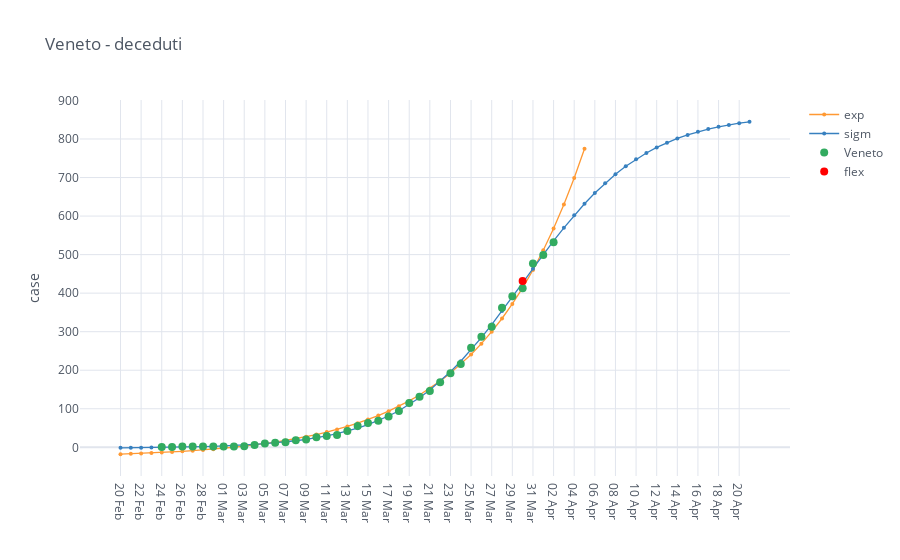

Source (notebook cell):
### Code cell
category = 'deceduti'
total_cases = io.italy_regions_filter_by_category(regions, category)

mpl.iplot_analysis_plot(total_cases, title=region+' - '+category, log_fitting=False)

### Figure 1 — Plotly figure (JSON) as saved in the notebook; plotly's stock layout.template omitted (floating-point values rounded to 4 significant figures)
{"data": [{"line": {"color": "rgba(255, 153, 51, 1.0)", "dash": "solid", "shape": "linear", "width": 1.3}, "marker": {"size": 4, "symbol": "circle"}, "mode": "lines+markers", "name": "exp", "text": "", "type": "scatter", "x": ["20 Feb", "21 Feb", "22 Feb", "23 Feb", "24 Feb", "25 Feb", "26 Feb", "27 Feb", "28 Feb", "29 Feb", "01 Mar", "02 Mar", "03 Mar", "04 Mar", "05 Mar", "06 Mar", "07 Mar", "08 Mar", "09 Mar", "10 Mar", "11 Mar", "12 Mar", "13 Mar", "14 Mar", "15 Mar", "16 Mar", "17 Mar", "18 Mar", "19 Mar", "20 Mar", "21 Mar", "22 Mar", "23 Mar", "24 Mar", "25 Mar", "26 Mar", "27 Mar", "28 Mar", "29 Mar", "30 Mar", "31 Mar", "01 Apr", "02 Apr", "03 Apr", "04 Apr", "05 Apr", "06 Apr", "07 Apr", "08 Apr", "09 Apr", "10 Apr", "11 Apr", "12 Apr", "13 Apr", "14 Apr", "15 Apr", "16 Apr", "17 Apr", "18 Apr", "19 Apr", "20 Apr", "21 Apr"], "y": [-17.91, -16.96, -15.91, -14.76, -13.48, -12.07, -10.5, -8.781, -6.876, -4.772, -2.447, 0.1213, 2.959, 6.093, 9.556, 13.38, 17.61, 22.28, 27.44, 33.14, 39.43, 46.39, 54.07, 62.56, 71.94, 82.3, 93.75, 106.4, 120.4, 135.8, 152.9, 171.7, 192.5, 215.5, 240.9, 269.0, 300.0, 334.2, 372.1, 413.9, 460.1, 511.1, 567.5, 629.8, 698.6, 774.6, "", "", "", "", "", "", "", "", "", "", "", "", "", "", "", ""]}, {"line": {"color": "rgba(55, 128, 191, 1.0)", "dash": "solid", "shape": "linear", "width": 1.3}, "marker": {"size": 4, "symbol": "circle"}, "mode": "lines+markers", "name": "sigm", "text": "", "type": "scatter", "x": ["20 Feb", "21 Feb", "22 Feb", "23 Feb", "24 Feb", "25 Feb", "26 Feb", "27 Feb", "28 Feb", "29 Feb", "01 Mar", "02 Mar", "03 Mar", "04 Mar", "05 Mar", "06 Mar", "07 Mar", "08 Mar", "09 Mar", "10 Mar", "11 Mar", "12 Mar", "13 Mar", "14 Mar", "15 Mar", "16 Mar", "17 Mar", "18 Mar", "19 Mar", "20 Mar", "21 Mar", "22 Mar", "23 Mar", "24 Mar", "25 Mar", "26 Mar", "27 Mar", "28 Mar", "29 Mar", "30 Mar", "31 Mar", "01 Apr", "02 Apr", "03 Apr", "04 Apr", "05 Apr", "06 Apr", "07 Apr", "08 Apr", "09 Apr", "10 Apr", "11 Apr", "12 Apr", "13 Apr", "14 Apr", "15 Apr", "16 Apr", "17 Apr", "18 Apr", "19 Apr", "20 Apr", "21 Apr"], "y": [-1.367, -1.164, -0.9226, -0.6366, -0.2977, 0.1039, 0.5796, 1.143, 1.811, 2.601, 3.536, 4.642, 5.951, 7.498, 9.325, 11.48, 14.03, 17.02, 20.55, 24.69, 29.56, 35.25, 41.91, 49.66, 58.67, 69.1, 81.13, 94.92, 110.7, 128.5, 148.6, 171.1, 196.0, 223.3, 252.9, 284.7, 318.3, 353.5, 389.8, 426.6, 463.5, 500.0, 535.5, 569.5, 601.8, 632.0, 659.9, 685.4, 708.4, 729.1, 747.5, 763.8, 778.1, 790.5, 801.3, 810.7, 818.7, 825.6, 831.6, 836.6, 840.9, 844.6]}, {"line": {"color": "rgba(50, 171, 96, 1.0)", "dash": "solid", "shape": "linear", "width": 1.3}, "marker": {"size": 8, "symbol": "circle"}, "mode": "markers", "name": "Veneto", "text": "", "type": "scatter", "x": ["20 Feb", "21 Feb", "22 Feb", "23 Feb", "24 Feb", "25 Feb", "26 Feb", "27 Feb", "28 Feb", "29 Feb", "01 Mar", "02 Mar", "03 Mar", "04 Mar", "05 Mar", "06 Mar", "07 Mar", "08 Mar", "09 Mar", "10 Mar", "11 Mar", "12 Mar", "13 Mar", "14 Mar", "15 Mar", "16 Mar", "17 Mar", "18 Mar", "19 Mar", "20 Mar", "21 Mar", "22 Mar", "23 Mar", "24 Mar", "25 Mar", "26 Mar", "27 Mar", "28 Mar", "29 Mar", "30 Mar", "31 Mar", "01 Apr", "02 Apr", "03 Apr", "04 Apr", "05 Apr", "06 Apr", "07 Apr", "08 Apr", "09 Apr", "10 Apr", "11 Apr", "12 Apr", "13 Apr", "14 Apr", "15 Apr", "16 Apr", "17 Apr", "18 Apr", "19 Apr", "20 Apr", "21 Apr"], "y": ["", "", "", "", 1.0, 1.0, 2.0, 2.0, 2.0, 2.0, 2.0, 2.0, 3.0, 6.0, 10.0, 12.0, 13.0, 18.0, 20.0, 26.0, 29.0, 32.0, 42.0, 55.0, 63.0, 69.0, 80.0, 94.0, 115.0, 131.0, 146.0, 169.0, 192.0, 216.0, 258.0, 287.0, 313.0, 362.0, 392.0, 413.0, 477.0, 499.0, 532.0, "", "", "", "", "", "", "", "", "", "", "", "", "", "", "", "", "", "", ""]}, {"marker": {"color": "rgba(255, 0, 0, 125)", "size": 8}, "mode": "markers", "name": "flex", "type": "scatter", "x": ["30 Mar"], "y": [431.2]}], "layout": {"legend": {"bgcolor": "#FFFFFF", "font": {"color": "#4D5663"}}, "paper_bgcolor": "#FFFFFF", "plot_bgcolor": "#FFFFFF", "title": {"font": {"color": "#4D5663"}, "text": "Veneto - deceduti"}, "xaxis": {"gridcolor": "#E1E5ED", "showgrid": true, "tickfont": {"color": "#4D5663"}, "title": {"font": {"color": "#4D5663"}, "text": ""}, "zerolinecolor": "#E1E5ED"}, "yaxis": {"gridcolor": "#E1E5ED", "showgrid": true, "tickfont": {"color": "#4D5663"}, "title": {"font": {"color": "#4D5663"}, "text": "case"}, "zerolinecolor": "#E1E5ED"}}}
